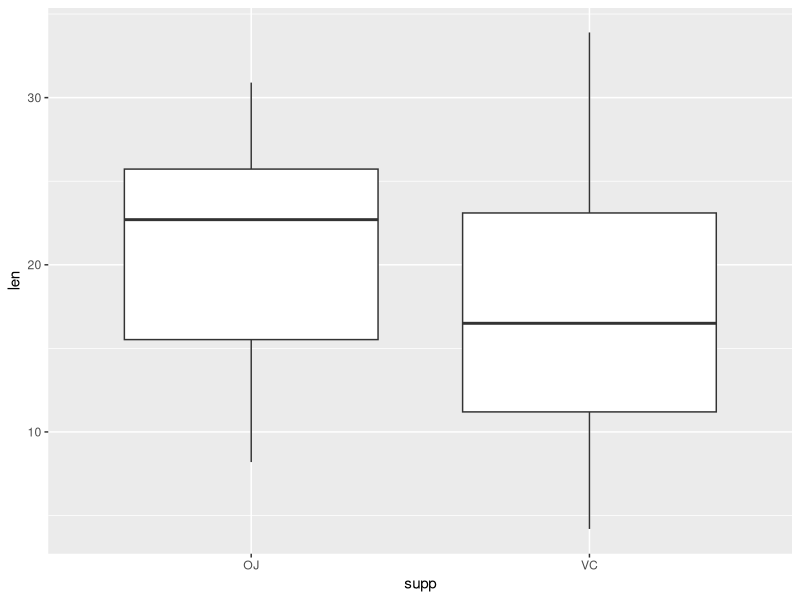

The R script that drew this image:
## ---- chunk 1
# Load a dataset into the R Environment.
data(ToothGrowth)

# Look at the summary of the variables in the dataset.
summary(ToothGrowth)

# Look at a frequency table of a categorical variable.
table(ToothGrowth$supp)
## ---- chunk 2
# make sure to load the package ggplot2
library(ggplot2)
ggplot(data = ToothGrowth, 
       aes(x = supp,
           y = len)) +
  geom_boxplot() +
  labs()
